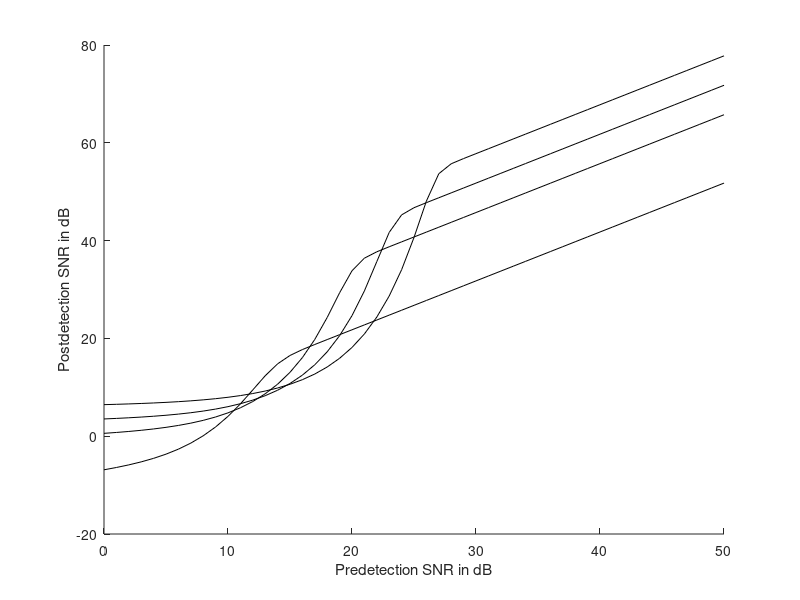

Here is the MATLAB script that generated this plot:
%File: c8ce4.m
zdB = 0:50; %predetection SNR in dB
z = 10.^(zdB/10); %predetection SNR
beta = [1 5 10 20]; %modulation index vector
hold on %hold for plots
for j=1:length(beta)
bta = beta(j); %current index
a1 = exp(-(0.5/(bta+1)*z)); %temporary constant
a2 = qfunc(sqrt(z/(bta+1))); %temporary constant
num = (1.5*bta*bta)*z;
den = 1+(4*sqrt(3)*(bta+1))*(z.*a2)+(12/pi)*bta*(z.*a1);
result = num./den;
resultdB = 10*log10(result);
plot(zdB,resultdB,'k')
end
hold off
xlabel('Predetection SNR in dB')
ylabel('Postdetection SNR in dB')
%End of script file.